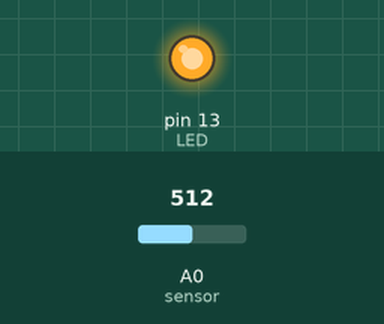
This sketch was run on a simulated Arduino Uno, built with avr-gcc and run on an emulated ATmega328P. Shown: output pins drawn as LEDs (lit = HIGH). Inputs (shaded band) come from the test bench; at power-on: A0 (sensor) = 512.

Above: at 1.2 s.
1.3 s: A0 (sensor) set to 136
2.8 s: A0 (sensor) set to 115
At 3.9 s:
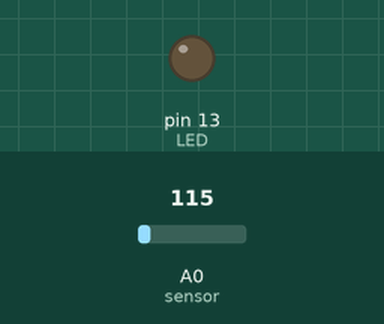
4.3 s: A0 (sensor) set to 138
At 5.0 s:
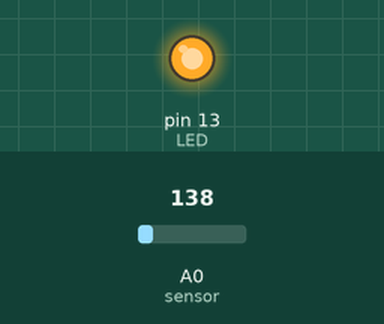
5.8 s: A0 (sensor) set to 122
At 6.2 s:
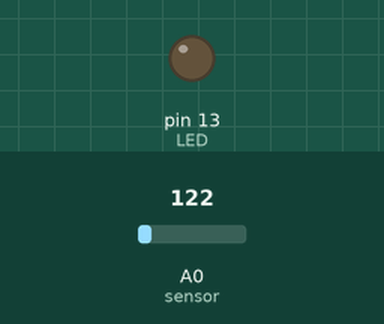
Timing chart, 0 to 8.3 s (numbered marks = the images above; inputs shaded):
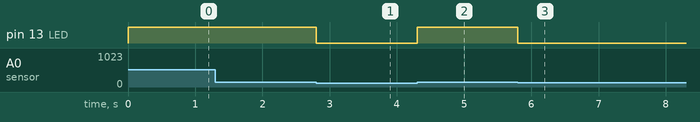

Measured:
- the behaviour switches between 128 and 127 on A0 (sensor) (found by bisection; images 0 and 1)
- after the input at 1.3 s, every drawn part: stays the same
- after the input at 2.8 s, pin 13 (LED): HIGH → LOW at once
- after the input at 4.3 s, pin 13 (LED): LOW → HIGH at once
- after the input at 5.8 s, pin 13 (LED): HIGH → LOW at once

The sketch:

EX-4-sensor.ino
```cpp
int LED = 13;
int sensor = A0;

void setup(){
  pinMode(LED, OUTPUT);
    pinMode(sensor, INPUT);
}

void loop(){
  int status = 255 - analogRead(sensor);
  if (status < 128)
  {
    digitalWrite(LED, HIGH);
  }
  else  {
    digitalWrite(LED, LOW);
  }
}
```
